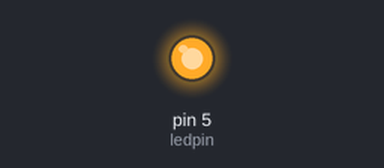
A sketch run on a simulated Arduino Uno, built with avr-gcc and run on an emulated ATmega328P. Parts: output pins drawn as LEDs (lit = HIGH).

Above: at 0.1 s.
Timing chart, 0 to 1.6 s (numbered marks = the images above):
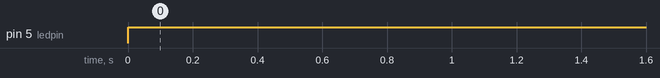

Measured:
- by itself, pin 5 (ledpin): LOW → HIGH at 0.00 s

The sketch:

1_led_blink.ino
```cpp
void setup() {
#define ledpin 5

  pinMode(ledpin,OUTPUT);
}

void loop() {
  digitalWrite(ledpin,HIGH);
  delay(200);


}
```
